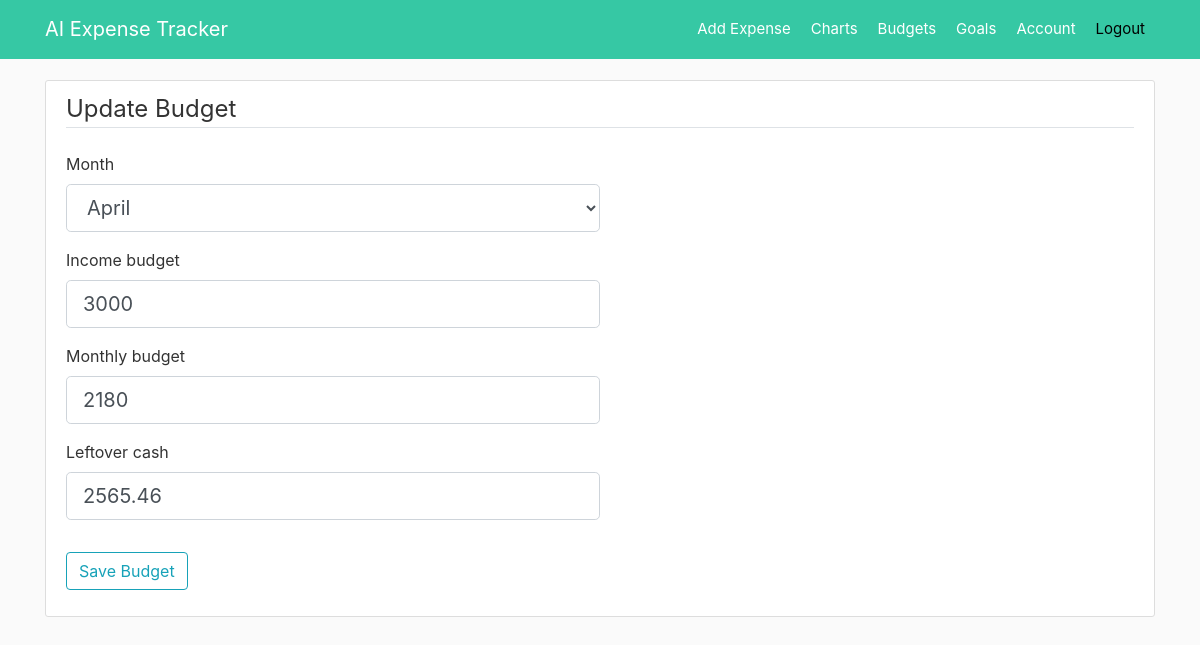
The page /budget/4/update (signed in) on the database its author committed.
### app/models.py (models this page shows, shortened)
class Budget(db.Model):
    id = db.Column(db.Integer, primary_key=True)
    month = db.Column(db.String(20), unique=True, nullable=False, default="")
    income = db.Column(db.Integer, nullable=False, default=0)
    budget = db.Column(db.Integer, nullable=False, default=0)
    left_cash = db.Column(db.Numeric(precision=8, asdecimal=False,
                                     decimal_return_scale=2), nullable=False, default=0)
    user_id = db.Column(db.Integer, db.ForeignKey('user.id'), nullable=False)
    date_posted = db.Column(db.DateTime, nullable=False)

### app/budgets/routes.py (the view)
@budgets.route("/budget/<int:budget_id>/update", methods=['GET', 'POST'])
@login_required
def budget_update(budget_id):
    budget = Budget.query.filter(Budget.id == budget_id).first()
    form = BudgetUpdateForm()
    if form.validate_on_submit():
        if percent_saving(form.income.data, form.budget.data):
            if budget.month != form.month.data or budget.income != form.income.data or budget.left_cash != form.left_cash.data or budget.budget != form.budget.data:
                budget.id = get_date_str_to_num(form.month.data)
                budget.month = form.month.data
                budget.income = form.income.data
                budget.budget = form.budget.data
                budget.left_cash = form.left_cash.data
                budget.date_posted = datetime.now()
                db.session.commit()
                flash('Your budget has been updated!', 'success')
                return redirect(url_for('budgets.list_budget'))
            else:
                flash('There is no update!', 'danger')
        else:
            flash(
                'Please enter the income higher than your budget', 'danger')
    elif request.method == 'GET':
        m = get_date_str_to_num(budget.month)
        form.month.data = budget.month
        form.income.data = budget.income
        form.budget.data = budget.budget
        form.left_cash.data = budget.left_cash
    return render_template('budget_update.html', title='Update Budget',
                           form=form, legend='Update Budget', budget_id=budget_id)

### app/budgets/forms.py (shortened to what this page needs)
class BudgetUpdateForm(FlaskForm):
    month = SelectField("Month", choices=["January", "February", "March", "April", "May", "June", "July", "August", "September", "October", "November", "December"],
                        validators=[DataRequired()])
    income = IntegerField('Income budget', validators=[DataRequired()])
    budget = IntegerField('Monthly budget', validators=[DataRequired()])
    left_cash = DecimalField('Leftover cash', validators=[DataRequired()])
    submit = SubmitField('Save Budget')

### app/budgets/utils.py (called while the page is built)
def get_date_str_to_num(str):
    return datetime.strptime(str, '%B').month

### app/models.py (called while the page is built)
@login_manager.user_loader
def load_user(user_id):
    return User.query.get(int(user_id))

### app/templates/budget_update.html (shortened to what this page needs)
{% extends "layout.html" %}
{% block content %}
<div class="content-section">
    <form method="POST" action="">
        <fieldset class="form-group">
            <legend class="border-bottom mb-4">{{ legend }}</legend>
            <div class="form-group">
                {{ form.month.label(class="form-control-label") }}
                {% if form.month.errors %}
                    <div class="invalid-feedback">
                        {% for error in form.month.errors %}
                            <span style="color:red">{{ error }}</span>
                        {% endfor %}
                    </div>
                {% else %}
                    {{ form.month(class="form-control form-control-lg col-6") }}
                {% endif %}
            </div>
            <div class="form-group">
                {{ form.income.label }}
                {% if form.income.errors %}
                    {{ form.income(class="form-control form-control-lg col-6 is-invalid") }}
                    <div class="invalid-feedback">
                        {% for error in form.income.errors %}
                            <span style="color:red">{{ error }}</span>
                        {% endfor %}
                    </div>
                {% else %}
                    {{ form.income(class="form-control form-control-lg col-6") }}
                {% endif %}
            </div>
            <div class="form-group">
                {{ form.budget.label }}
                {% if form.budget.errors %}
                    {{ form.budget(class="form-control form-control-lg col-6 is-invalid") }}
                    <div class="invalid-feedback">
                        {% for error in form.budget.errors %}
                            <span style="color:red">{{ error }}</span>
                        {% endfor %}
                    </div>
                {% else %}
                    {{ form.budget(class="form-control form-control-lg col-6") }}
                {% endif %}
            </div>
            <div class="form-group">
                {{ form.left_cash.label }}
                {% if form.left_cash.errors %}
                    {{ form.left_cash(class="form-control form-control-lg col-6 is-invalid") }}
                    <div class="invalid-feedback">
                        {% for error in form.left_cash.errors %}
                            <span style="color:red">{{ error }}</span>
                        {% endfor %}
                    </div>
                {% else %}
                    {{ form.left_cash(class="form-control form-control-lg col-6") }}
                {% endif %}
            </div>
        </fieldset>
        <div class="form-group">
            {{ form.submit(class="btn btn-outline-info") }}
        </div>
    </form>
</div>
{% endblock content %}

### app/static/main.css (style rules this page uses)
body { background: #fafafa; color: #333333; margin-top: 5rem; }
*, *:before, *:after { box-sizing: border-box; }
.content-section { background: #ffffff; padding: 10px 20px; border: 1px solid #dddddd; border-radius: 3px; margin-top: 35px; margin-bottom: 20px; }

### rows shown on the page
Budget: month "April", income "3000", budget "2180", left_cash "2565.46"

### other values the page prints
{{ legend }} "Update Budget"
